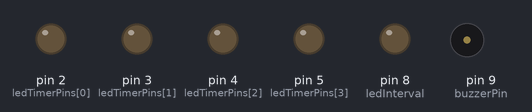
A sketch run on a simulated Arduino Uno, built with avr-gcc and run on an emulated ATmega328P. Shown: output pins drawn as LEDs (lit = HIGH), buzzer (waves = sounding, pin HIGH). Dashed ring = blinking.

Above: at 1.0 s.
At 2.5 s:
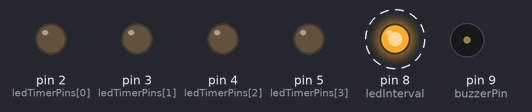
Timing chart, 0 to 4.6 s (numbered marks = the images above):
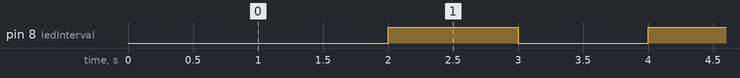

The sketch:

xboxBuzzer.ino
```cpp
unsigned long timeOut = 900000;  //10min 600000
unsigned long previousMillis = 0;
unsigned long interval = 1000;

const int buzzerPin = 9;
const int ledInterval = 8;
int ledTimerPins[] = { 2, 3, 4, 5 };

int loopAllLeds = 3;
unsigned long ledCounter[] = { 0, 0, 0, 0 };
bool ledTimerPassed[] = { false, false, false, false };

int ledIntervalState = HIGH;

bool playNoise = false;
bool endTime = false;

float melody[] = { 261.63, 196, 196, 220, 196, 0, 247.94, 261.63 };
int noteDurations[] = { 4, 8, 8, 4, 4, 4, 4, 4 };

void playBuzz() {
  for (int thisNote = 0; thisNote < 8; thisNote++) {
    int noteDuration = 1000 / noteDurations[thisNote];
    tone(buzzerPin, melody[thisNote], noteDuration);
    int pauseBetweenNotes = noteDuration * 1.30;
    delay(pauseBetweenNotes);
    noTone(buzzerPin);
  }
}

void setup() {
  pinMode(buzzerPin, OUTPUT);
  pinMode(ledInterval, OUTPUT);

  for (int i = 0; i <= loopAllLeds; i++) {
    pinMode(ledTimerPins[i], OUTPUT);
    digitalWrite(ledTimerPins[i], LOW);
  }

  long onePercent = timeOut / 100;
  int tempNumbers[] = { 25, 50, 75, 90 };
  for (int i = 0; i <= loopAllLeds; i++) {
    ledCounter[i] = onePercent * tempNumbers[i];
  }
}

void loop() {
  unsigned long currentMillis = millis();
  if (playNoise) {
    playBuzz();
  }
  if (!endTime && currentMillis >= timeOut) {
    playNoise = true;
    endTime = true;
  } else {
    for (int i = 0; i <= loopAllLeds; i++) {
      if (!ledTimerPassed[i] && currentMillis > ledCounter[i]) {
        ledTimerPassed[i] = true;
        digitalWrite(ledTimerPins[i], HIGH);
      }
    }
    if (currentMillis - previousMillis >= interval) {
      previousMillis = currentMillis;
      if (ledIntervalState == LOW) {
        ledIntervalState = HIGH;
      } else {
        ledIntervalState = LOW;
      }
      digitalWrite(ledInterval, ledIntervalState);
    }
  }
}
```

Measured:
- by itself, pin 8 (ledInterval): alternates HIGH for 1.0 s and LOW for 1.0 s
